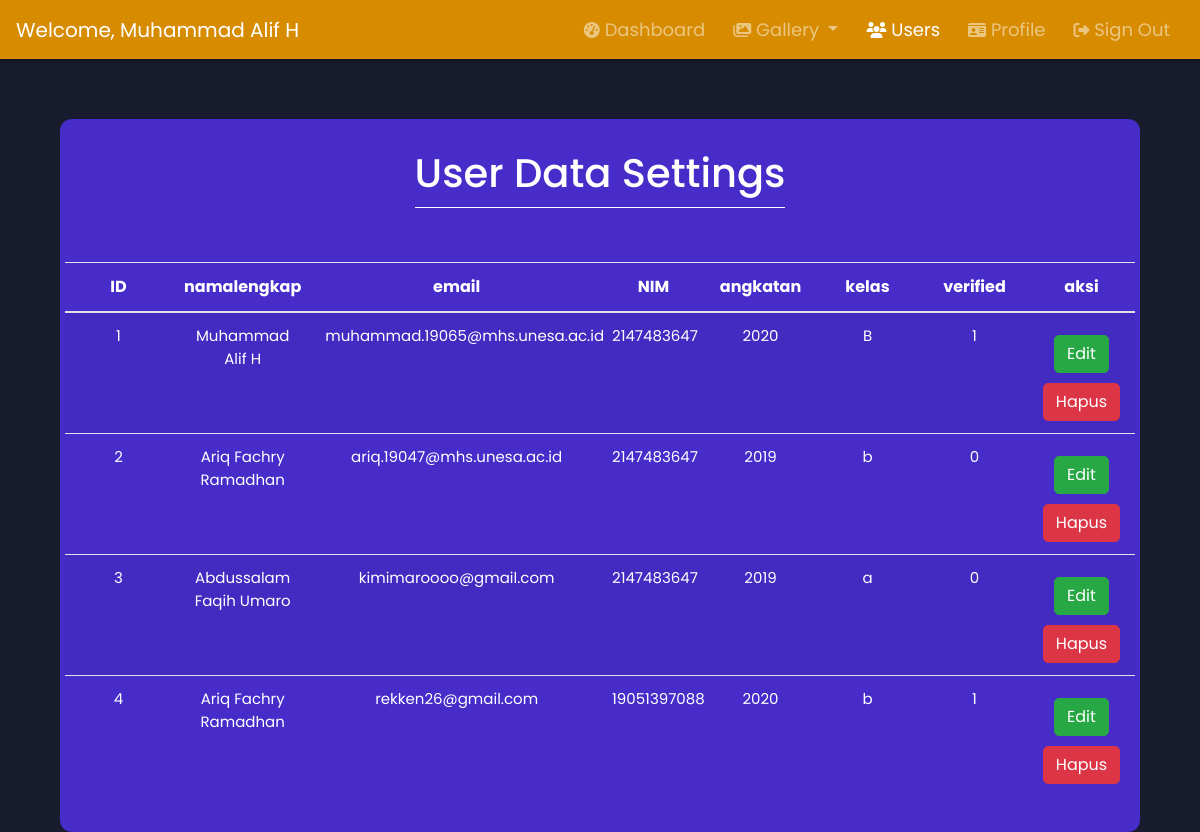
Page /User_Regist/admin-usersConfig (signed in) on the committed database.
### tables this page shows
CREATE TABLE `users` (
  `id` int(11) NOT NULL,
  `namalengkap` varchar(100) NOT NULL,
  `email` varchar(200) NOT NULL,
  `nim` bigint(20) NOT NULL,
  `angkatan` year(4) NOT NULL,
  `kelas` varchar(2) NOT NULL,
  `verified` tinyint(4) NOT NULL,
  `token` varchar(100) NOT NULL,
  `password` varchar(255) NOT NULL,
  `usertype` varchar(20) NOT NULL
);

### User_Regist/admin-usersConfig.php (the view, shortened to what this page needs)
<?php
    include 'header-admin.php';
?>
<section>
<div class="container mw-100 animwo" id="box" style=" color:white; padding-top: 30px; margin-top: 60px; width:90%;">
                <div class="row justify-content-md-center">
                    <div class="col-md-auto">
                        <h1 style="text-align: center;" class="fadeInUp">User Data Settings</h1>
                        <hr style="border-top: 1px solid white; margin-bottom: 30px; margin-top: 10px">
                    <br>
                    </div>
                    <div class="table-responsive">
                        <table class="table table-striped table-image">
                            <thead >
                                <tr>
                                    <th scope="col">ID</th>
                                    <th scope="col">namalengkap</th>
                                    <th scope="col">email</th>
                                    <th scope="col">NIM</th>
                                    <th scope="col">angkatan</th>
                                    <th scope="col">kelas</th>
                                    <th scope="col">verified</th>
                                    <th scope="col">aksi</th>
                                </tr>
                            </thead>
                            <tbody>
                                <?php
      $query = "SELECT * FROM users WHERE usertype = 'user'  ORDER BY id ASC";
      $result = mysqli_query($conn, $query);
      $ID = 1;
      while($row = mysqli_fetch_assoc($result))
      {
      ?>
       <tr>
          <td class="td-sm sm-font"><?php echo $ID; ?></td>
          <td class="td-sm sm-font"><?php echo $row['namalengkap']; ?></td>
          <td style="width:fit-content" class="sm-font"><abbr title="<?php echo $row['email']; ?>" style="border: none; text-decoration: none;"><?php echo substr($row['email'], 0 ,31); ?></abbr></td>
          <td class="td-sm sm-font"><?php echo $row['nim']; ?></td>
          <td class="td-sm sm-font"><?php echo $row['angkatan']; ?></td>
          <td class="td-sm sm-font"><?php echo $row['kelas']; ?></td>
          <td class="td-sm sm-font"><?php echo $row['verified']; ?></td>
          <td class="td-sm sm-font">
            <a href="admin-user-edit?id=<?php echo $row['id']; ?>" style="text-decoration:none"> <button name="edit-pass-btn" type="submit" class="btn btn-success" data-toggle="modal" data-target="#exampleModal" style="margin-top: 10px; border-radius: 5px; width:fit-content" >Edit</button></a>
            <a href="admin-user-hapus-proses?id=<?php echo $row['id']; ?>" style="text-decoration:none" onclick="return confirm('Anda yakin akan menghapus data ini?')"><button name="edit-pass-btn" type="submit" class="btn btn-danger" data-toggle="modal" data-target="#exampleModal" style="margin-top: 10px; border-radius: 5px; width:fit-content">Hapus</button></a>
          </td>
      </tr>
      <?php
        $ID++;
      }
      ?>
                            </tbody>
                        </table>
                    </div>
                </div>
            </div>
</html>

### src/css/dashboard_admin.css (style rules this page uses)
* { margin: 0; padding: 0; box-sizing: border-box; font-family: 'Poppins', sans-serif; }
body, html { height: 100%; scroll-behavior: smooth; background-color: #191c2f; }
.sm-font { font-size: 15px; }
#box { background-color: #472CCA; width: 90%; padding: 20px; border-radius: 12px; }
td, th { vertical-align: middle; }
th, tr, td { color: white; text-align: center; }
tr td { max-width: 50px; }
.td-sm { width: 10%; }
.btn { min-width: 60% !important; width: 60%; max-width: 100%; }
.fadeInUp { animation: fadeInUp 2s ease; }
.animwo { animation: opac 4s ease; transition: transform .4s ; }

### rows in the picture
users: namalengkap "Muhammad Alif H", email "muhammad.19065@mhs.unesa.ac.id", nim "2147483647", angkatan "2020", kelas "B", verified "1"
users: namalengkap "Ariq Fachry Ramadhan", email "ariq.19047@mhs.unesa.ac.id", nim "2147483647", angkatan "2019", kelas "b", verified "0"
users: namalengkap "Abdussalam Faqih Umaro", email "kimimaroooo@gmail.com", nim "2147483647", angkatan "2019", kelas "a", verified "0"
users: namalengkap "Ariq Fachry Ramadhan", email "rekken26@gmail.com", nim "19051397088", angkatan "2020", kelas "b", verified "1"

### other values in the picture
$_SESSION['namalengkap'] "Muhammad Alif H"
